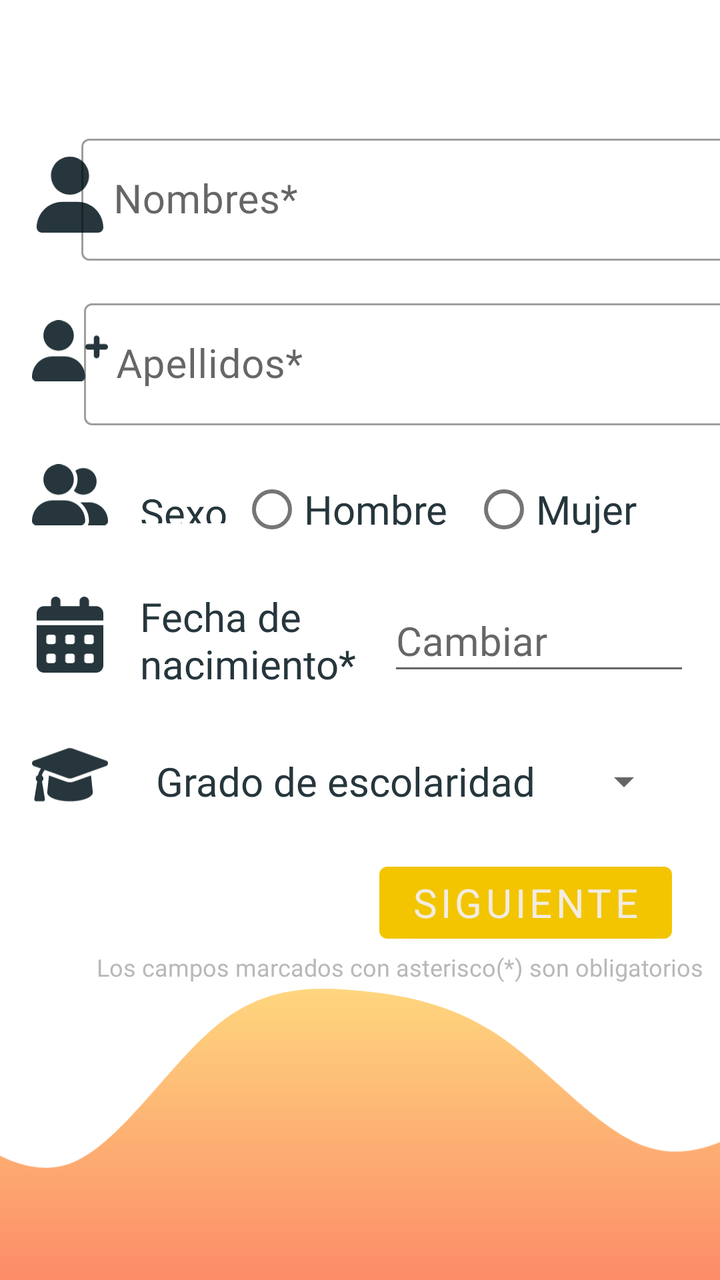
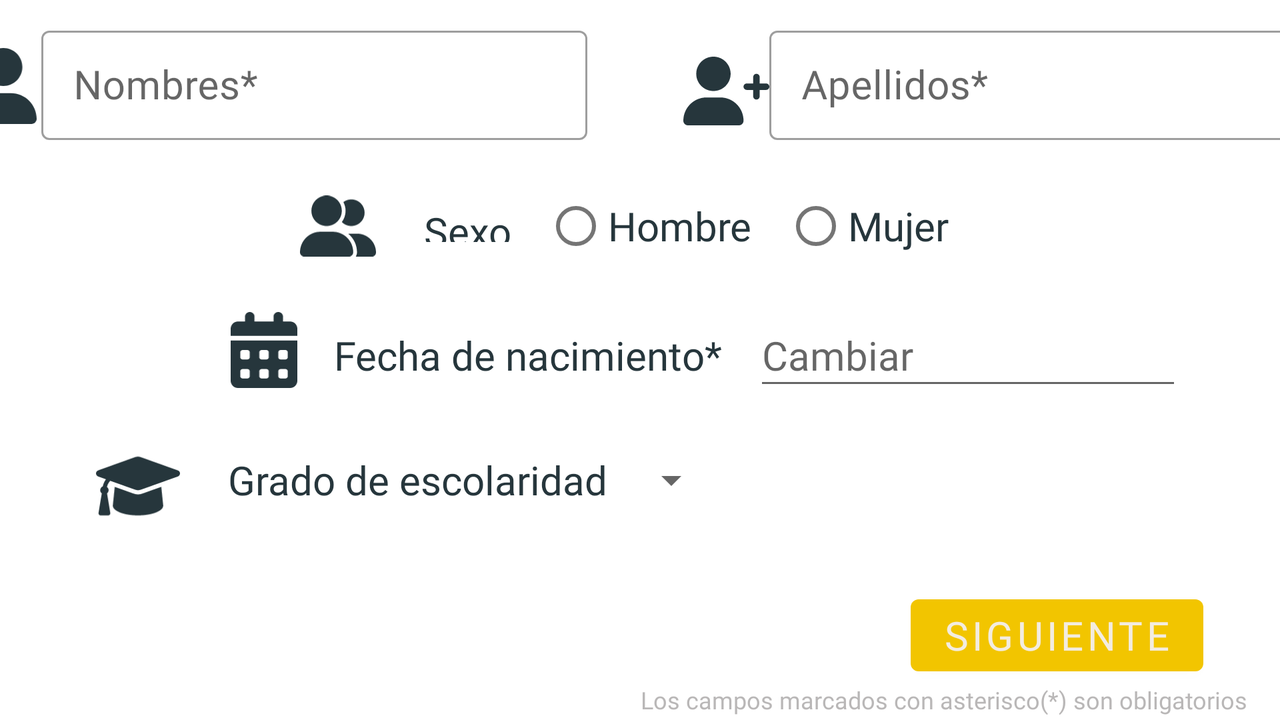

Two renders of one Android screen. The first uses the default layout on a phone; the second uses the alternative layout the repository ships for a different screen configuration, on a matching device. The two XML files are below.
<!-- AndroidManifest.xml: application theme Theme.Labs20221Gr01 -->
<!-- res/layout/activity_personal_data.xml -->
<?xml version="1.0" encoding="utf-8"?>
<androidx.constraintlayout.widget.ConstraintLayout xmlns:android="http://schemas.android.com/apk/res/android"
    xmlns:app="http://schemas.android.com/apk/res-auto"
    xmlns:tools="http://schemas.android.com/tools"
    android:layout_width="match_parent"
    android:layout_height="match_parent"
    android:layout_marginTop="32dp"
    tools:context=".PersonalDataActivity">


      <RadioGroup
          android:id="@+id/radioGroup_Sexo"
          android:layout_width="wrap_content"
          android:layout_height="wrap_content"
          android:layout_marginTop="18dp"
          android:layout_marginEnd="16dp"
          android:layout_marginRight="16dp"
          android:orientation="horizontal"
          app:layout_constraintEnd_toEndOf="parent"
          app:layout_constraintHorizontal_bias="0.392"
          app:layout_constraintStart_toEndOf="@+id/text_sexo"
          app:layout_constraintTop_toBottomOf="@+id/containerText_Apellidos">

            <RadioButton
                android:id="@+id/radio_hombre"
                android:layout_width="wrap_content"
                android:layout_height="wrap_content"
                android:layout_marginEnd="12sp"
                android:layout_marginRight="12sp"
                android:fontFamily="@font/actor"
                android:text="@string/text_radio_hombre"
                android:textColor="@color/Pantone" />

            <RadioButton
                android:id="@+id/radio_mujer"
                android:layout_width="wrap_content"
                android:layout_height="wrap_content"
                android:layout_marginEnd="16dp"
                android:layout_marginRight="16dp"
                android:text="@string/text_radio_mujer"
                android:textColor="@color/Pantone"
                android:textSize="20sp" />

      </RadioGroup>

      <TextView
          android:id="@+id/text_sexo"
          android:layout_width="wrap_content"
          android:layout_height="19dp"
          android:layout_marginStart="16dp"
          android:layout_marginLeft="16dp"
          android:layout_marginTop="30dp"
          android:text="@string/text_sexo"
          app:layout_constraintStart_toEndOf="@+id/UsersIcon"
          app:layout_constraintTop_toBottomOf="@+id/containerText_Apellidos" />


      <TextView
          android:id="@+id/text_fecha"
          android:layout_width="125dp"
          android:layout_height="48dp"
          android:layout_marginStart="16dp"
          android:layout_marginLeft="16dp"
          android:layout_marginTop="16dp"
          android:text="@string/text_fecha_nacimiento"
          app:layout_constraintStart_toEndOf="@+id/CalendarIcon"
          app:layout_constraintTop_toBottomOf="@+id/radioGroup_Sexo" />

      <EditText
          android:id="@+id/select_fecha"
          android:layout_width="151dp"
          android:layout_height="wrap_content"
          android:layout_marginTop="16dp"
          android:layout_marginEnd="16dp"
          android:layout_marginRight="16dp"
          android:clickable="false"
          android:ems="10"
          android:focusable="false"
          android:hint="@string/text_fecha_cambiar"
          android:inputType="date"
          android:maxLines="1"
          android:minHeight="48dp"
          android:textColor="@color/Pantone"
          app:layout_constraintEnd_toEndOf="parent"
          app:layout_constraintStart_toEndOf="@+id/text_fecha"
          app:layout_constraintTop_toBottomOf="@+id/radioGroup_Sexo"
          tools:ignore="TextContrastCheck"
          android:importantForAutofill="no" />

      <Spinner
          android:id="@+id/spinner_grado"
          android:layout_width="0dp"
          android:layout_height="48dp"
          android:layout_marginStart="16dp"
          android:layout_marginLeft="16dp"
          android:layout_marginTop="24dp"
          android:layout_marginEnd="24dp"
          android:layout_marginRight="24dp"
          android:entries="@array/opciones_spinner_grado"
          android:minHeight="48dp"
          android:theme="@style/SpinnerTheme"
          app:layout_constraintEnd_toEndOf="parent"
          app:layout_constraintStart_toEndOf="@+id/GraduationCapIcon"
          app:layout_constraintTop_toBottomOf="@+id/select_fecha" />

      <ImageView
          android:id="@+id/UserIcon"
          android:layout_width="38dp"
          android:layout_height="38dp"
          android:layout_marginStart="16dp"
          android:layout_marginLeft="16dp"
          android:layout_marginTop="32dp"
          android:layout_marginBottom="16dp"
          android:contentDescription="@string/image_icon_name"
          app:layout_constraintBottom_toTopOf="@+id/containerText_Apellidos"
          app:layout_constraintStart_toStartOf="parent"
          app:layout_constraintTop_toTopOf="parent"
          app:srcCompat="@drawable/user_solid" />

      <com.google.android.material.textfield.TextInputLayout
          android:id="@+id/containerText_Nombres"
          style="@style/Widget.MaterialComponents.TextInputLayout.OutlinedBox"
          android:layout_width="325dp"
          android:layout_height="wrap_content"
          android:layout_marginStart="16dp"
          android:layout_marginLeft="16dp"
          android:layout_marginTop="32dp"
          android:layout_marginEnd="24dp"
          android:layout_marginRight="24dp"
          app:layout_constraintEnd_toEndOf="parent"
          app:layout_constraintStart_toEndOf="@+id/UserIcon"
          app:layout_constraintTop_toTopOf="parent">

            <com.google.android.material.textfield.TextInputEditText
                android:id="@+id/editText_Nombres"
                android:layout_width="match_parent"
                android:layout_height="wrap_content"
                android:hint="@string/text_nombres"
                android:inputType="textCapSentences|textNoSuggestions|textEmailAddress"
                tools:ignore="TextContrastCheck" />

      </com.google.android.material.textfield.TextInputLayout>

      <com.google.android.material.textfield.TextInputLayout
          android:id="@+id/containerText_Apellidos"
          style="@style/Widget.MaterialComponents.TextInputLayout.OutlinedBox"
          android:layout_width="322dp"
          android:layout_height="wrap_content"
          android:layout_marginStart="16dp"
          android:layout_marginLeft="16dp"
          android:layout_marginTop="16dp"
          android:layout_marginEnd="24dp"
          android:layout_marginRight="24dp"
          app:layout_constraintEnd_toEndOf="parent"
          app:layout_constraintStart_toEndOf="@+id/UserAddIcon"
          app:layout_constraintTop_toBottomOf="@+id/containerText_Nombres">

            <com.google.android.material.textfield.TextInputEditText
                android:id="@+id/editText_Apellidos"
                android:layout_width="match_parent"
                android:layout_height="wrap_content"
                android:hint="@string/text_apellidos"
                android:inputType="textCapSentences|textNoSuggestions|textEmailAddress"
                android:textSize="20sp"
                tools:ignore="TextContrastCheck" />
      </com.google.android.material.textfield.TextInputLayout>

      <ImageView
          android:id="@+id/UserAddIcon"
          android:layout_width="38dp"
          android:layout_height="42dp"
          android:layout_marginStart="16dp"
          android:layout_marginLeft="16dp"
          android:layout_marginTop="24dp"
          android:contentDescription="@string/image_icon_lastname"
          app:layout_constraintStart_toStartOf="parent"
          app:layout_constraintTop_toBottomOf="@+id/containerText_Nombres"
          app:srcCompat="@drawable/user_plus_solid" />

      <ImageView
          android:id="@+id/UsersIcon"
          android:layout_width="38dp"
          android:layout_height="38dp"
          android:layout_marginStart="16dp"
          android:layout_marginLeft="16dp"
          android:layout_marginTop="32dp"
          android:contentDescription="@string/image_icon_gender"
          app:layout_constraintStart_toStartOf="parent"
          app:layout_constraintTop_toBottomOf="@+id/UserAddIcon"
          app:srcCompat="@drawable/user_group_solid" />

      <ImageView
          android:id="@+id/CalendarIcon"
          android:layout_width="38dp"
          android:layout_height="38dp"
          android:layout_marginStart="16dp"
          android:layout_marginLeft="16dp"
          android:layout_marginTop="32dp"
          android:contentDescription="@string/image_icon_date"
          app:layout_constraintStart_toStartOf="parent"
          app:layout_constraintTop_toBottomOf="@+id/UsersIcon"
          app:srcCompat="@drawable/calendar_days_solid" />

      <ImageView
          android:id="@+id/GraduationCapIcon"
          android:layout_width="38dp"
          android:layout_height="38dp"
          android:layout_marginStart="16dp"
          android:layout_marginLeft="16dp"
          android:layout_marginTop="32dp"
          android:contentDescription="@string/image_icon_graduation"
          app:layout_constraintStart_toStartOf="parent"
          app:layout_constraintTop_toBottomOf="@+id/CalendarIcon"
          app:srcCompat="@drawable/graduation_cap_solid" />

      <Button
          android:id="@+id/button_sgte"
          android:layout_width="wrap_content"
          android:layout_height="wrap_content"
          android:layout_marginEnd="24dp"
          android:layout_marginRight="24dp"
          android:layout_marginBottom="16dp"
          android:text="@string/text_button_sgt"
          app:layout_constraintBottom_toBottomOf="parent"
          app:layout_constraintEnd_toEndOf="parent"
          app:layout_constraintTop_toBottomOf="@+id/spinner_grado"
          app:layout_constraintVertical_bias="0.079"
          tools:ignore="TextContrastCheck" />

      <TextView
          android:id="@+id/aclaracion"
          style="@style/AclarationTheme"
          android:layout_width="wrap_content"
          android:layout_height="wrap_content"
          android:layout_marginEnd="8dp"
          android:layout_marginRight="8dp"
          android:text="@string/text_siguiente"
          android:textColor="#BFA19F9F"
          app:layout_constraintEnd_toEndOf="parent"
          app:layout_constraintTop_toBottomOf="@+id/button_sgte"
          tools:ignore="TextContrastCheck" />

      <ImageView
          android:id="@+id/WavesEnd"
          android:layout_width="469dp"
          android:layout_height="147dp"
          android:contentDescription="@string/image_wave"
          app:layout_constraintBottom_toBottomOf="parent"
          app:layout_constraintEnd_toEndOf="parent"
          app:layout_constraintStart_toStartOf="parent"
          app:srcCompat="@drawable/ic_wave__2_"
          tools:ignore="ImageContrastCheck" />

</androidx.constraintlayout.widget.ConstraintLayout>
<!-- resources referenced by this layout -->
<resources>
  <string-array name="opciones_spinner_grado">
          <item>Grado de escolaridad</item>
          <item>Primaria</item>
          <item>Secundaria</item>
          <item>Universitaria</item>
          <item>Otro</item>
      </string-array>
  <color name="Pantone">#26363C</color>
  <!-- drawable user_plus_solid (drawable) -->
  <vector xmlns:android="http://schemas.android.com/apk/res/android"
      android:width="640dp"
      android:height="512dp"
      android:viewportWidth="640"
      android:viewportHeight="512">
    <path
        android:fillColor="@color/Pantone"
        android:pathData="M224,256c70.7,0 128,-57.31 128,-128S294.7,0 224,0C153.3,0 96,57.31 96,128S153.3,256 224,256zM274.7,304H173.3C77.61,304 0,381.6 0,477.3C0,496.5 15.52,512 34.66,512h378.7C432.5,512 448,496.5 448,477.3C448,381.6 370.4,304 274.7,304zM616,200h-48v-48C568,138.8 557.3,128 544,128s-24,10.75 -24,24v48h-48C458.8,200 448,210.8 448,224s10.75,24 24,24h48v48C520,309.3 530.8,320 544,320s24,-10.75 24,-24v-48h48C629.3,248 640,237.3 640,224S629.3,200 616,200z"/>
  </vector>
  <!-- drawable user_solid (drawable) -->
  <vector xmlns:android="http://schemas.android.com/apk/res/android"
      android:width="448dp"
      android:height="512dp"
      android:viewportWidth="448"
      android:viewportHeight="512">
    <path
        android:fillColor="@color/Pantone"
        android:pathData="M224,256c70.7,0 128,-57.31 128,-128s-57.3,-128 -128,-128C153.3,0 96,57.31 96,128S153.3,256 224,256zM274.7,304H173.3C77.61,304 0,381.6 0,477.3c0,19.14 15.52,34.67 34.66,34.67h378.7C432.5,512 448,496.5 448,477.3C448,381.6 370.4,304 274.7,304z"/>
  </vector>
  <string name="image_icon_date">CalendarIcon</string>
  <string name="image_icon_gender">UsersIcon</string>
  <string name="image_icon_graduation">GraduationCapIcon</string>
  <string name="image_icon_lastname">UserAddIcon</string>
  <string name="image_icon_name">UserIcon</string>
  <string name="image_wave">WavesEnd</string>
  <string name="text_apellidos">Apellidos*</string>
  <string name="text_button_sgt">Siguiente</string>
  <string name="text_fecha_cambiar">Cambiar</string>
  <string name="text_fecha_nacimiento">Fecha de nacimiento*</string>
  <string name="text_nombres">Nombres*</string>
  <string name="text_radio_hombre">Hombre</string>
  <string name="text_radio_mujer">Mujer</string>
  <string name="text_sexo">Sexo</string>
  <string name="text_siguiente">Los campos marcados con asterisco(*) son obligatorios</string>
  <style name="AclarationTheme">
          <item name="android:fontFamily">@font/actor</item>
          <item name="android:textSize">12sp</item>
          <item name="android:textColor">#BFA19F9F</item>
      </style>
  <style name="SpinnerTheme">
          <item name="android:fontFamily">@font/actor</item>
          <item name="android:textSize">20sp</item>
      </style>
  <style name="Theme.Labs20221Gr01" parent="Theme.MaterialComponents.DayNight.DarkActionBar">
          
          <item name="colorPrimary">#F2C500</item>
          <item name="colorPrimaryVariant">#F4CC20</item>
          <item name="colorOnPrimary">#F3ECE0</item>
          
          <item name="colorSecondary">#D66E22</item>
          <item name="colorSecondaryVariant">#DB803E</item>
          <item name="colorOnSecondary">#26363C</item>
          
          <item name="android:statusBarColor" tools:targetApi="l">?attr/colorPrimaryVariant</item>
          
          <item name="fontFamily">@font/actor</item>
          <item name="android:textSize">20sp</item>
          <item name="android:textColor">@color/Pantone</item>
      </style>
</resources>
<!-- res/layout-land/activity_personal_data.xml (the repository's variant of the layout above) -->
<!-- drawn on the phone turned sideways -->
<?xml version="1.0" encoding="utf-8"?>
<androidx.constraintlayout.widget.ConstraintLayout xmlns:android="http://schemas.android.com/apk/res/android"
    xmlns:app="http://schemas.android.com/apk/res-auto"
    xmlns:tools="http://schemas.android.com/tools"
    android:layout_width="match_parent"
    android:layout_height="match_parent"
    android:paddingTop="2dp"
    tools:context=".PersonalDataActivity">

      <RadioGroup
          android:id="@+id/radioGroup_Sexo"
          android:layout_width="wrap_content"
          android:layout_height="wrap_content"
          android:layout_marginTop="4dp"
          android:layout_marginEnd="24dp"
          android:layout_marginRight="24dp"
          android:orientation="horizontal"
          app:layout_constraintBottom_toTopOf="@+id/select_fecha"
          app:layout_constraintEnd_toEndOf="parent"
          app:layout_constraintHorizontal_bias="0.5"
          app:layout_constraintStart_toEndOf="@+id/text_sexo"
          app:layout_constraintTop_toBottomOf="@+id/containerText_Nombres">

            <RadioButton
                android:id="@+id/radio_hombre"
                android:layout_width="wrap_content"
                android:layout_height="wrap_content"
                android:layout_marginEnd="16dp"
                android:layout_marginRight="16dp"
                android:text="@string/text_radio_hombre"
                android:textColor="@color/Pantone" />

            <RadioButton
                android:id="@+id/radio_mujer"
                android:layout_width="wrap_content"
                android:layout_height="wrap_content"
                android:layout_marginEnd="16dp"
                android:layout_marginRight="16dp"
                android:text="@string/text_radio_mujer"
                android:textColor="@color/Pantone" />
      </RadioGroup>


      <TextView
          android:id="@+id/text_sexo"
          android:layout_width="wrap_content"
          android:layout_height="19dp"
          android:layout_marginStart="24dp"
          android:layout_marginLeft="24dp"
          android:layout_marginTop="32dp"
          android:layout_marginEnd="16dp"
          android:layout_marginRight="16dp"
          android:text="@string/text_sexo"
          app:layout_constraintEnd_toStartOf="@+id/radioGroup_Sexo"
          app:layout_constraintHorizontal_bias="0.5"
          app:layout_constraintStart_toEndOf="@+id/UsersIcon"
          app:layout_constraintTop_toBottomOf="@+id/containerText_Nombres" />

      <TextView
          android:id="@+id/text_fecha"
          android:layout_width="wrap_content"
          android:layout_height="wrap_content"
          android:layout_marginTop="32dp"
          android:layout_marginEnd="16dp"
          android:layout_marginRight="16dp"
          android:fontFamily="@font/actor"
          android:text="@string/text_fecha_nacimiento"
          app:layout_constraintEnd_toStartOf="@+id/select_fecha"
          app:layout_constraintHorizontal_bias="0.5"
          app:layout_constraintStart_toEndOf="@+id/CalendarIcon"
          app:layout_constraintTop_toBottomOf="@+id/UsersIcon" />

      <EditText
          android:id="@+id/select_fecha"
          android:layout_width="214dp"
          android:layout_height="48dp"
          android:clickable="false"
          android:ems="10"
          android:focusable="false"
          android:fontFamily="@font/actor"
          android:hint="@string/text_fecha_cambiar"
          android:importantForAutofill="no"
          android:inputType="date"
          android:maxLines="1"
          android:minHeight="48dp"
          app:layout_constraintBaseline_toBaselineOf="@+id/text_fecha"
          app:layout_constraintEnd_toEndOf="parent"
          app:layout_constraintHorizontal_bias="0.5"
          app:layout_constraintStart_toEndOf="@+id/text_fecha"
          tools:ignore="TextContrastCheck" />

      <Spinner
          android:id="@+id/spinner_grado"
          android:layout_width="wrap_content"
          android:layout_height="48dp"
          android:layout_marginStart="16dp"
          android:layout_marginLeft="16dp"
          android:layout_marginTop="16dp"
          android:entries="@array/opciones_spinner_grado"
          android:minHeight="48dp"
          android:theme="@style/SpinnerTheme"
          app:layout_constraintStart_toEndOf="@+id/GraduationCapIcon"
          app:layout_constraintTop_toBottomOf="@+id/select_fecha" />

      <ImageView
          android:id="@+id/UserIcon"
          android:layout_width="38dp"
          android:layout_height="38dp"
          android:layout_marginStart="16dp"
          android:layout_marginLeft="16dp"
          android:layout_marginTop="22dp"
          android:contentDescription="@string/image_icon_name"
          app:layout_constraintEnd_toStartOf="@+id/containerText_Nombres"
          app:layout_constraintHorizontal_bias="0.5"
          app:layout_constraintStart_toStartOf="parent"
          app:layout_constraintTop_toTopOf="parent"
          app:srcCompat="@drawable/user_solid" />

      <com.google.android.material.textfield.TextInputLayout
          android:id="@+id/containerText_Nombres"
          style="@style/Widget.MaterialComponents.TextInputLayout.OutlinedBox"
          android:layout_width="273dp"
          android:layout_height="60dp"
          android:layout_marginTop="8dp"
          android:layout_marginEnd="24dp"
          android:layout_marginRight="24dp"
          app:layout_constraintEnd_toStartOf="@+id/UserAddIcon"
          app:layout_constraintHorizontal_bias="0.5"
          app:layout_constraintStart_toEndOf="@+id/UserIcon"
          app:layout_constraintTop_toTopOf="parent">

            <com.google.android.material.textfield.TextInputEditText
                android:id="@+id/editText_Nombres"
                android:layout_width="match_parent"
                android:layout_height="match_parent"
                android:hint="@string/text_nombres"
                android:inputType="textCapSentences|textNoSuggestions|textEmailAddress"
                tools:ignore="TextContrastCheck" />

      </com.google.android.material.textfield.TextInputLayout>

      <com.google.android.material.textfield.TextInputLayout
          android:id="@+id/containerText_Apellidos"
          style="@style/Widget.MaterialComponents.TextInputLayout.OutlinedBox"
          android:layout_width="273dp"
          android:layout_height="60dp"
          android:layout_marginEnd="16dp"
          android:layout_marginRight="16dp"
          app:layout_constraintBaseline_toBaselineOf="@+id/containerText_Nombres"
          app:layout_constraintEnd_toEndOf="parent"
          app:layout_constraintHorizontal_bias="0.5"
          app:layout_constraintStart_toEndOf="@+id/UserAddIcon">

            <com.google.android.material.textfield.TextInputEditText
                android:id="@+id/editText_Apellidos"
                android:layout_width="match_parent"
                android:layout_height="wrap_content"
                android:hint="@string/text_apellidos"
                android:inputType="textCapSentences|textNoSuggestions|textEmailAddress"
                tools:ignore="TextContrastCheck" />
      </com.google.android.material.textfield.TextInputLayout>

      <ImageView
          android:id="@+id/UserAddIcon"
          android:layout_width="43dp"
          android:layout_height="47dp"
          android:layout_marginStart="24dp"
          android:layout_marginLeft="24dp"
          android:layout_marginTop="20dp"
          android:contentDescription="@string/image_icon_lastname"
          app:layout_constraintEnd_toStartOf="@+id/containerText_Apellidos"
          app:layout_constraintHorizontal_bias="0.5"
          app:layout_constraintStart_toEndOf="@+id/containerText_Nombres"
          app:layout_constraintTop_toTopOf="parent"
          app:srcCompat="@drawable/user_plus_solid" />

      <ImageView
          android:id="@+id/UsersIcon"
          android:layout_width="38dp"
          android:layout_height="38dp"
          android:layout_marginStart="24dp"
          android:layout_marginLeft="24dp"
          android:layout_marginTop="24dp"
          android:contentDescription="@string/image_icon_gender"
          app:layout_constraintEnd_toStartOf="@+id/text_sexo"
          app:layout_constraintHorizontal_bias="0.5"
          app:layout_constraintHorizontal_chainStyle="packed"
          app:layout_constraintStart_toStartOf="parent"
          app:layout_constraintTop_toBottomOf="@+id/containerText_Nombres"
          app:srcCompat="@drawable/user_group_solid" />

      <ImageView
          android:id="@+id/CalendarIcon"
          android:layout_width="38dp"
          android:layout_height="38dp"
          android:layout_marginStart="64dp"
          android:layout_marginLeft="64dp"
          android:layout_marginTop="24dp"
          android:layout_marginEnd="16dp"
          android:layout_marginRight="16dp"
          android:contentDescription="@string/image_icon_date"
          app:layout_constraintEnd_toStartOf="@+id/text_fecha"
          app:layout_constraintHorizontal_bias="0.5"
          app:layout_constraintHorizontal_chainStyle="packed"
          app:layout_constraintStart_toStartOf="parent"
          app:layout_constraintTop_toBottomOf="@+id/UsersIcon"
          app:srcCompat="@drawable/calendar_days_solid" />

      <ImageView
          android:id="@+id/GraduationCapIcon"
          android:layout_width="42dp"
          android:layout_height="42dp"
          android:layout_marginStart="48dp"
          android:layout_marginLeft="48dp"
          android:layout_marginTop="28dp"
          android:contentDescription="@string/image_icon_graduation"
          app:layout_constraintStart_toStartOf="parent"
          app:layout_constraintTop_toBottomOf="@+id/CalendarIcon"
          app:srcCompat="@drawable/graduation_cap_solid" />

      <Button
          android:id="@+id/button_sgte"
          android:layout_width="wrap_content"
          android:layout_height="wrap_content"
          android:layout_marginEnd="32dp"
          android:layout_marginRight="32dp"
          android:fontFamily="@font/actor"
          android:text="@string/text_button_sgt"
          app:layout_constraintBottom_toTopOf="@+id/aclaracion2"
          app:layout_constraintEnd_toEndOf="parent"
          app:layout_constraintHorizontal_bias="0.939"
          app:layout_constraintStart_toEndOf="@+id/spinner_grado"
          tools:ignore="TextContrastCheck" />

      <TextView
          android:id="@+id/aclaracion2"
          style="@style/AclarationTheme"
          android:layout_width="wrap_content"
          android:layout_height="wrap_content"
          android:layout_marginEnd="16dp"
          android:layout_marginRight="16dp"
          android:layout_marginBottom="2dp"
          android:text="@string/text_siguiente"
          android:textColor="#BFA19F9F"
          app:layout_constraintBottom_toBottomOf="parent"
          app:layout_constraintEnd_toEndOf="parent"
          tools:ignore="TextContrastCheck" />

</androidx.constraintlayout.widget.ConstraintLayout>
<!-- resources referenced by the variant -->
<!-- as the phone turned sideways resolves them -->
<resources>
  <string-array name="opciones_spinner_grado">
          <item>Grado de escolaridad</item>
          <item>Primaria</item>
          <item>Secundaria</item>
          <item>Universitaria</item>
          <item>Otro</item>
      </string-array>
  <color name="Pantone">#26363C</color>
  <!-- drawable user_plus_solid (drawable) -->
  <vector xmlns:android="http://schemas.android.com/apk/res/android"
      android:width="640dp"
      android:height="512dp"
      android:viewportWidth="640"
      android:viewportHeight="512">
    <path
        android:fillColor="@color/Pantone"
        android:pathData="M224,256c70.7,0 128,-57.31 128,-128S294.7,0 224,0C153.3,0 96,57.31 96,128S153.3,256 224,256zM274.7,304H173.3C77.61,304 0,381.6 0,477.3C0,496.5 15.52,512 34.66,512h378.7C432.5,512 448,496.5 448,477.3C448,381.6 370.4,304 274.7,304zM616,200h-48v-48C568,138.8 557.3,128 544,128s-24,10.75 -24,24v48h-48C458.8,200 448,210.8 448,224s10.75,24 24,24h48v48C520,309.3 530.8,320 544,320s24,-10.75 24,-24v-48h48C629.3,248 640,237.3 640,224S629.3,200 616,200z"/>
  </vector>
  <!-- drawable user_solid (drawable) -->
  <vector xmlns:android="http://schemas.android.com/apk/res/android"
      android:width="448dp"
      android:height="512dp"
      android:viewportWidth="448"
      android:viewportHeight="512">
    <path
        android:fillColor="@color/Pantone"
        android:pathData="M224,256c70.7,0 128,-57.31 128,-128s-57.3,-128 -128,-128C153.3,0 96,57.31 96,128S153.3,256 224,256zM274.7,304H173.3C77.61,304 0,381.6 0,477.3c0,19.14 15.52,34.67 34.66,34.67h378.7C432.5,512 448,496.5 448,477.3C448,381.6 370.4,304 274.7,304z"/>
  </vector>
  <string name="image_icon_date">CalendarIcon</string>
  <string name="image_icon_gender">UsersIcon</string>
  <string name="image_icon_graduation">GraduationCapIcon</string>
  <string name="image_icon_lastname">UserAddIcon</string>
  <string name="image_icon_name">UserIcon</string>
  <string name="text_apellidos">Apellidos*</string>
  <string name="text_button_sgt">Siguiente</string>
  <string name="text_fecha_cambiar">Cambiar</string>
  <string name="text_fecha_nacimiento">Fecha de nacimiento*</string>
  <string name="text_nombres">Nombres*</string>
  <string name="text_radio_hombre">Hombre</string>
  <string name="text_radio_mujer">Mujer</string>
  <string name="text_sexo">Sexo</string>
  <string name="text_siguiente">Los campos marcados con asterisco(*) son obligatorios</string>
  <style name="AclarationTheme">
          <item name="android:fontFamily">@font/actor</item>
          <item name="android:textSize">12sp</item>
          <item name="android:textColor">#BFA19F9F</item>
      </style>
  <style name="SpinnerTheme">
          <item name="android:fontFamily">@font/actor</item>
          <item name="android:textSize">20sp</item>
      </style>
  <style name="Theme.Labs20221Gr01" parent="Theme.MaterialComponents.DayNight.DarkActionBar">
          
          <item name="colorPrimary">#F2C500</item>
          <item name="colorPrimaryVariant">#F4CC20</item>
          <item name="colorOnPrimary">#F3ECE0</item>
          
          <item name="colorSecondary">#D66E22</item>
          <item name="colorSecondaryVariant">#DB803E</item>
          <item name="colorOnSecondary">#26363C</item>
          
          <item name="android:statusBarColor" tools:targetApi="l">?attr/colorPrimaryVariant</item>
          
          <item name="fontFamily">@font/actor</item>
          <item name="android:textSize">20sp</item>
          <item name="android:textColor">@color/Pantone</item>
      </style>
</resources>
